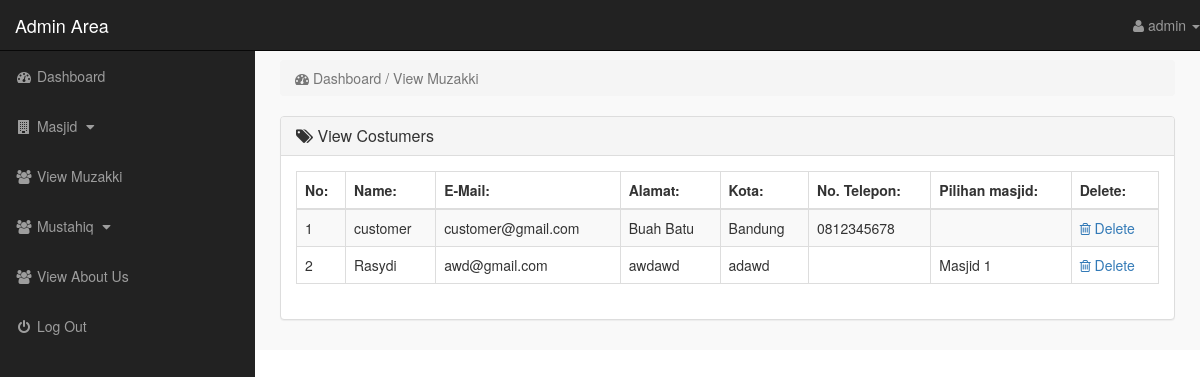
The app's page /admin_area/index.php?view_muzakki (signed in) with its own data.
### tables this page shows
CREATE TABLE `customer` (
  `customer_id` int(10) NOT NULL,
  `customer_name` varchar(255) NOT NULL,
  `customer_email` varchar(255) NOT NULL,
  `customer_pass` varchar(255) NOT NULL,
  `customer_contact` varchar(255) NOT NULL,
  `customer_city` text NOT NULL,
  `customer_address` text NOT NULL,
  `customer_masjid` varchar(100) NOT NULL,
  `customer_pos` text NOT NULL,
  `customer_img` text NOT NULL,
  `customer_ip` varchar(100) NOT NULL
);

### admin_area/view_muzakki.php (the view)
<?php
    if(!isset($_SESSION['admin_email'])){
        echo "<script>window.open('login.php','_self')</script>";
    }else{
?>
<div class="row">
    <div class="col-lg-12">
        <ol class="breadcrumb">
            <li class="active">
                <i class="fa fa-dashboard"></i> Dashboard / View Muzakki
            </li>
        </ol>
    </div>
</div>
<div class="row">
    <div class="col-lg-12">
        <div class="panel panel-default">
            <div class="panel-heading">
               <h3 class="panel-title">
                   <i class="fa fa-tags"></i>  View Costumers
               </h3>
            </div>
            <div class="panel-body">
                <div class="table-responsive">
                    <table class="table table-striped table-bordered table-hover">
                        <thead>
                            <tr>
                                <th> No: </th>
                                <th> Name: </th>
                                <th> E-Mail: </th>
                                <th> Alamat: </th>
                                <th> Kota: </th>
                                <th> No. Telepon: </th>
                                <th> Pilihan masjid: </th>
                                <th> Delete: </th>
                            </tr>
                        </thead>
                        <tbody>
                            <?php
                                $i=0;
                                $get_c = "SELECT * FROM customer";
                                $run_c = mysqli_query($con,$get_c);
                                while($row_c=mysqli_fetch_array($run_c)){
                                    $c_id = $row_c['customer_id'];
                                    $c_name = $row_c['customer_name'];
                                    $c_email = $row_c['customer_email'];
                                    $c_address = $row_c['customer_address'];
                                    $c_city = $row_c['customer_city'];
                                    $c_contact = $row_c['customer_contact'];
                                    $c_masjid = $row_c['customer_masjid'];
                                    $i++;
                            ?>
                            <tr>
                                <td> <?php echo $i; ?> </td>
                                <td> <?php echo $c_name; ?> </td>
                                <td> <?php echo $c_email; ?> </td>
                                <td> <?php echo $c_address ?> </td>
                                <td> <?php echo $c_city; ?> </td>
                                <td> <?php echo $c_contact ?> </td>
                                <td> <?php echo $c_masjid ?> </td>
                                <td>
                                     <a href="index.php?delete_customer=<?php echo $c_id; ?>">
                                        <i class="fa fa-trash-o"></i> Delete
                                     </a>
                                </td>
                            </tr>
                            <?php } ?>
                        </tbody>
                    </table>
                </div>
            </div>
        </div>
    </div>
</div>
<?php } ?>

### admin_area/includes/sidebar.php (shortened to what this page needs)
<?php
    if(!isset($_SESSION['admin_email'])){
        echo "<script>window.open('login.php','_self')</script>";
    }else{
?>
<nav class="navbar navbar-inverse navbar-fixed-top">
    <div class="navbar-header">
        <a href="index.php?dashboard" class="navbar-brand">Admin Area</a>
    </div>
    <ul class="nav navbar-right top-nav">
        <li class="dropdown">
            <a href="#" class="dropdown-toggle" data-toggle="dropdown">
                <i class="fa fa-user"></i> <?php echo $admin_name; ?> <b class="caret"></b>
            </a>
        </li>
    </ul>
    <div class="collapse navbar-collapse navbar-ex1-collapse">
        <ul class="nav navbar-nav side-nav">
            <li>
                <a href="index.php?dashboard">
                    <i class="fa fa-fw fa-dashboard"></i> Dashboard
                </a>
            </li>
            <li>
                <a href="#" data-toggle="collapse" data-target="#products">
                    <i class="fa fa-fw fa-building"></i> Masjid
                    <i class="fa fa-fw fa-caret-down"></i>
                </a>
            </li>
            <li>
                <a href="index.php?view_muzakki">
                    <i class="fa fa-fw fa-users"></i> View Muzakki
                </a>
            </li>
            <li>
              <a href="#" data-toggle="collapse" data-target="#users">
                  <i class="fa fa-fw fa-users"></i> Mustahiq
                  <i class="fa fa-fw fa-caret-down"></i>
              </a>
            </li>
            <li>
                <a href="index.php?view_about">
                    <i class="fa fa-fw fa-users"></i> View About Us
                </a>
            </li>
            <li>
                <a href="logout.php">
                    <i class="fa fa-fw fa-power-off"></i> Log Out
                </a>
            </li>
        </ul>
    </div>
</nav>
<?php } ?>

### admin_area/css/style.css (style rules this page uses)
body { margin-top: 100px; }
@media (min-width: 768px) { body { margin-top: 50px; } }
.top-nav { 0 15px; }
.top-nav>li { float: left; display: inline-block; }
.top-nav>li>a { color: #999999; line-height: 20px; padding-top: 15px; padding-bottom: 15px; }
@media (min-width: 768px) { .side-nav { position: fixed; top: 51px; bottom: 0; width: 255px; overflow-y: auto; overflow-x: hidden; background-color: #222222; padding-bottom: 40px; border-radius: 0; } }
@media (min-width: 768px) { .side-nav>li>a { width: 255px; } }
.panel-body { border-radius: 5px; }

### records on screen
customer: customer_name "customer", customer_email "customer@gmail.com", customer_address "Buah Batu", customer_city "Bandung", customer_contact "0812345678"
customer: customer_name "Rasydi", customer_email "awd@gmail.com", customer_address "awdawd", customer_city "adawd", customer_masjid "Masjid 1"

### other values on screen
$admin_name "admin"
